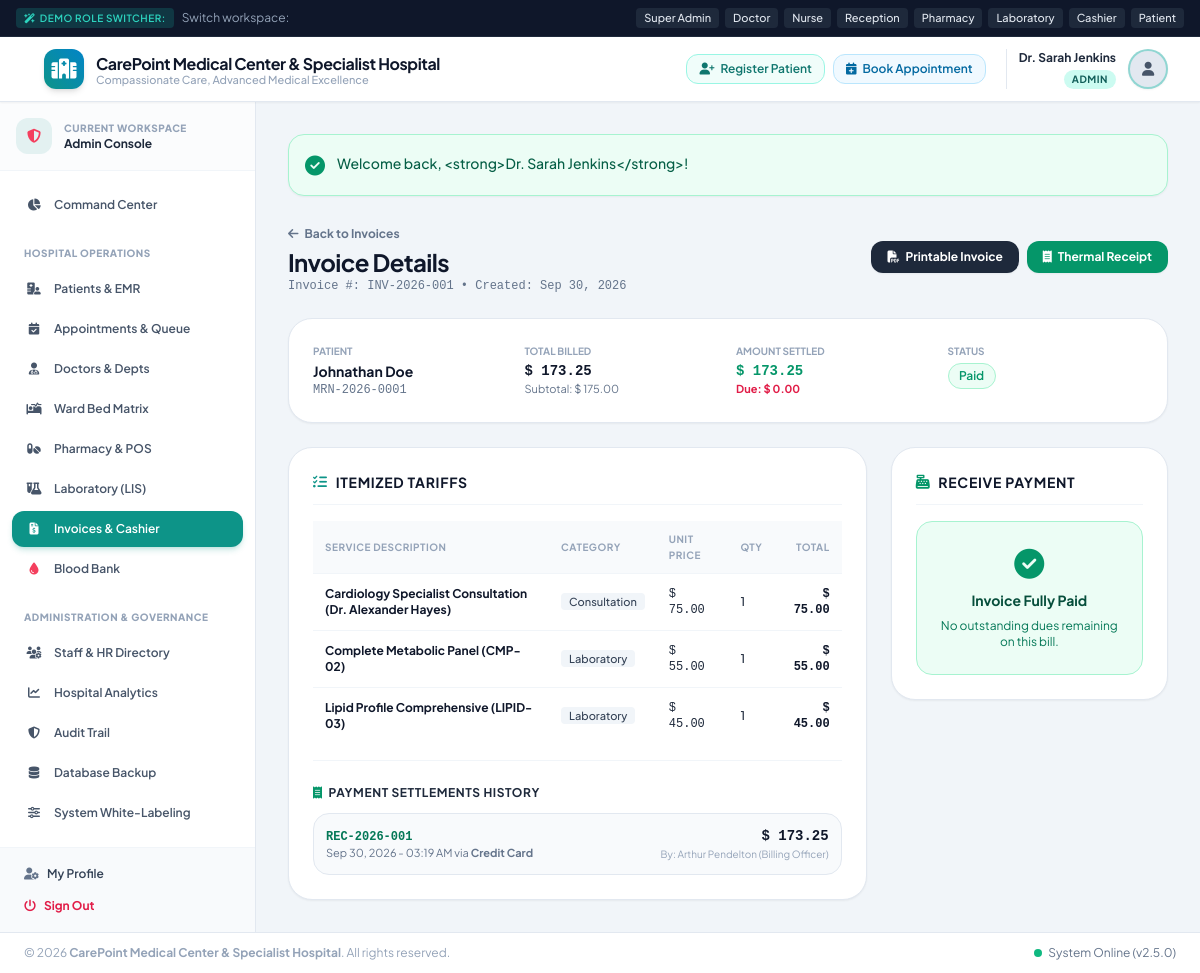
The app's page /modules/billing/view.php?id=1 (signed in) with its own data.
### tables this page shows
CREATE TABLE IF NOT EXISTS `invoices` (
  `id` INT AUTO_INCREMENT PRIMARY KEY,
  `invoice_number` VARCHAR(50) NOT NULL UNIQUE,
  `patient_id` INT NOT NULL,
  `reference_type` ENUM('OPD', 'IPD', 'Laboratory', 'Pharmacy', 'General') DEFAULT 'General',
  `reference_id` INT NULL,
  `subtotal` DECIMAL(10,2) NOT NULL DEFAULT 0.00,
  `discount` DECIMAL(10,2) NOT NULL DEFAULT 0.00,
  `tax` DECIMAL(10,2) NOT NULL DEFAULT 0.00,
  `total_amount` DECIMAL(10,2) NOT NULL DEFAULT 0.00,
  `paid_amount` DECIMAL(10,2) NOT NULL DEFAULT 0.00,
  `due_amount` DECIMAL(10,2) NOT NULL DEFAULT 0.00,
  `payment_status` ENUM('Unpaid', 'Partial', 'Paid') DEFAULT 'Unpaid',
  `due_date` DATE NULL,
  `notes` TEXT NULL,
  `created_by` INT NULL,
  `created_at` TIMESTAMP DEFAULT CURRENT_TIMESTAMP,
  `updated_at` TIMESTAMP DEFAULT CURRENT_TIMESTAMP ON UPDATE CURRENT_TIMESTAMP,
  FOREIGN KEY (`patient_id`) REFERENCES `patients`(`id`) ON DELETE CASCADE,
  FOREIGN KEY (`created_by`) REFERENCES `users`(`id`) ON DELETE SET NULL
);

CREATE TABLE IF NOT EXISTS `patients` (
  `id` INT AUTO_INCREMENT PRIMARY KEY,
  `user_id` INT NULL UNIQUE,
  `mrn` VARCHAR(50) NOT NULL UNIQUE,
  `full_name` VARCHAR(150) NOT NULL,
  `email` VARCHAR(120) NULL,
  `phone` VARCHAR(30) NOT NULL,
  `gender` ENUM('Male', 'Female', 'Other') NOT NULL,
  `date_of_birth` DATE NOT NULL,
  `blood_group` ENUM('A+', 'A-', 'B+', 'B-', 'O+', 'O-', 'AB+', 'AB-', 'Unknown') DEFAULT 'Unknown',
  `address` TEXT NULL,
  `emergency_contact_name` VARCHAR(150) NULL,
  `emergency_contact_phone` VARCHAR(30) NULL,
  `emergency_contact_relation` VARCHAR(60) NULL,
  `allergies` TEXT NULL,
  `chronic_diseases` TEXT NULL,
  `created_at` TIMESTAMP DEFAULT CURRENT_TIMESTAMP,
  `updated_at` TIMESTAMP DEFAULT CURRENT_TIMESTAMP ON UPDATE CURRENT_TIMESTAMP,
  FOREIGN KEY (`user_id`) REFERENCES `users`(`id`) ON DELETE SET NULL
);

CREATE TABLE IF NOT EXISTS `invoice_items` (
  `id` INT AUTO_INCREMENT PRIMARY KEY,
  `invoice_id` INT NOT NULL,
  `description` VARCHAR(255) NOT NULL,
  `category` ENUM('Consultation', 'Bed', 'Laboratory', 'Pharmacy', 'Procedure', 'Nursing', 'Other') DEFAULT 'Other',
  `unit_price` DECIMAL(10,2) NOT NULL,
  `quantity` INT NOT NULL DEFAULT 1,
  `total` DECIMAL(10,2) NOT NULL,
  FOREIGN KEY (`invoice_id`) REFERENCES `invoices`(`id`) ON DELETE CASCADE
);

CREATE TABLE IF NOT EXISTS `payments` (
  `id` INT AUTO_INCREMENT PRIMARY KEY,
  `receipt_number` VARCHAR(50) NOT NULL UNIQUE,
  `invoice_id` INT NOT NULL,
  `patient_id` INT NOT NULL,
  `amount` DECIMAL(10,2) NOT NULL,
  `payment_method` ENUM('Cash', 'Credit Card', 'Debit Card', 'Bank Transfer', 'Insurance', 'Mobile Money') DEFAULT 'Cash',
  `transaction_reference` VARCHAR(100) NULL,
  `notes` TEXT NULL,
  `received_by` INT NULL,
  `payment_date` TIMESTAMP DEFAULT CURRENT_TIMESTAMP,
  FOREIGN KEY (`invoice_id`) REFERENCES `invoices`(`id`) ON DELETE CASCADE,
  FOREIGN KEY (`patient_id`) REFERENCES `patients`(`id`) ON DELETE CASCADE,
  FOREIGN KEY (`received_by`) REFERENCES `users`(`id`) ON DELETE SET NULL
);

CREATE TABLE IF NOT EXISTS `users` (
  `id` INT AUTO_INCREMENT PRIMARY KEY,
  `username` VARCHAR(60) NOT NULL UNIQUE,
  `password_hash` VARCHAR(255) NOT NULL,
  `full_name` VARCHAR(150) NOT NULL,
  `email` VARCHAR(120) NOT NULL UNIQUE,
  `phone` VARCHAR(30) NULL,
  `role` ENUM('admin', 'doctor', 'nurse', 'receptionist', 'pharmacist', 'lab_tech', 'accountant', 'patient') NOT NULL DEFAULT 'patient',
  `avatar` VARCHAR(255) NULL,
  `status` ENUM('active', 'inactive', 'suspended') NOT NULL DEFAULT 'active',
  `created_at` TIMESTAMP DEFAULT CURRENT_TIMESTAMP,
  `updated_at` TIMESTAMP DEFAULT CURRENT_TIMESTAMP ON UPDATE CURRENT_TIMESTAMP
);

### config/helpers.php (called while the page is built, shortened)
<?php
function e(?string $string): string {
    return htmlspecialchars($string ?? '', ENT_QUOTES, 'UTF-8');
}
function getSetting(string $key, $default = null) {
    static $settingsCache = null;
    $pdo = Database::getConnection();
    if ($settingsCache === null) {
        $settingsCache = [];
        try {
            $stmt = $pdo->query("SELECT `key`, `value` FROM system_settings");
            while ($row = $stmt->fetch()) {
                $settingsCache[$row['key']] = $row['value'];
            }
        } catch (Exception $e) {
            return $default;
        }
    }
    return $settingsCache[$key] ?? $default;
}
function formatMoney($amount): string {
    $currency = getSetting('currency_symbol', DEFAULT_CURRENCY);
    $formatted = number_format((float)($amount ?? 0), 2);
    return $currency . ' ' . $formatted;
}
function formatDate(?string $dateString, string $format = 'M d, Y'): string {
    try {
        $dt = new DateTime($dateString);
        return $dt->format($format);
    } catch (Exception $e) {
        return $dateString;
    }
}
function formatDateTime(?string $dateTimeString, string $format = 'M d, Y - h:i A'): string {
    try {
        $dt = new DateTime($dateTimeString);
        return $dt->format($format);
    } catch (Exception $e) {
        return $dateTimeString;
    }
}

### modules/billing/view.php (the view, shortened to what this page needs)
<?php
require_once __DIR__ . '/../../includes/header.php';
$pdo = Database::getConnection();
$invId = (int)($_GET['id'] ?? 0);
$stmt = $pdo->prepare("SELECT inv.*, p.full_name as patient_name, p.mrn, p.gender, p.date_of_birth, p.phone, p.email, p.address,
                       u.full_name as created_by_name
                       FROM invoices inv
                       JOIN patients p ON inv.patient_id = p.id
                       LEFT JOIN users u ON inv.created_by = u.id
                       WHERE inv.id = ?");
$stmt->execute([$invId]);
$inv = $stmt->fetch();
$iStmt = $pdo->prepare("SELECT * FROM invoice_items WHERE invoice_id = ? ORDER BY id ASC");
$iStmt->execute([$invId]);
$items = $iStmt->fetchAll();
$pStmt = $pdo->prepare("SELECT pay.*, u.full_name as received_by_name FROM payments pay LEFT JOIN users u ON pay.received_by = u.id WHERE pay.invoice_id = ? ORDER BY pay.payment_date DESC");
$pStmt->execute([$invId]);
$payments = $pStmt->fetchAll();
?>
<div class="max-w-4xl mx-auto space-y-6">
    <div class="flex flex-col sm:flex-row sm:items-center sm:justify-between gap-4">
        <div>
            <a href="index.php" class="text-xs text-slate-500 hover:text-teal-600 font-bold inline-flex items-center mb-1">
                <i class="fa-solid fa-arrow-left mr-1.5"></i> Back to Invoices
            </a>
            <h1 class="text-2xl font-bold text-slate-900 tracking-tight">Invoice Details</h1>
            <p class="text-xs text-slate-500 font-mono">Invoice #: <?= e($inv['invoice_number']) ?> &bull; Created: <?= formatDate($inv['created_at']) ?></p>
        </div>
        <div class="flex items-center space-x-2">
            <a href="print_invoice.php?id=<?= $inv['id'] ?>" target="_blank" class="px-4 py-2 bg-slate-800 hover:bg-slate-900 text-white rounded-xl text-xs font-bold transition shadow-sm flex items-center">
                <i class="fa-solid fa-file-pdf mr-1.5"></i> Printable Invoice
            </a>
            <a href="print_receipt.php?id=<?= $inv['id'] ?>" target="_blank" class="px-4 py-2 bg-emerald-600 hover:bg-emerald-700 text-white rounded-xl text-xs font-bold transition shadow-sm flex items-center">
                <i class="fa-solid fa-receipt mr-1.5"></i> Thermal Receipt
            </a>
        </div>
    </div>
    <div class="bg-white rounded-3xl p-6 border border-slate-200 shadow-sm grid grid-cols-2 sm:grid-cols-4 gap-4 text-xs">
        <div>
            <span class="text-slate-400 uppercase font-bold text-[10px]">Patient</span>
            <h4 class="font-bold text-slate-900 text-sm mt-0.5"><?= e($inv['patient_name']) ?></h4>
            <span class="text-slate-500 font-mono"><?= e($inv['mrn']) ?></span>
        </div>
        <div>
            <span class="text-slate-400 uppercase font-bold text-[10px]">Total Billed</span>
            <span class="font-bold text-slate-900 text-sm font-mono block mt-0.5"><?= formatMoney($inv['total_amount']) ?></span>
            <span class="text-slate-500 text-[11px]">Subtotal: <?= formatMoney($inv['subtotal']) ?></span>
        </div>
        <div>
            <span class="text-slate-400 uppercase font-bold text-[10px]">Amount Settled</span>
            <span class="font-bold text-emerald-600 text-sm font-mono block mt-0.5"><?= formatMoney($inv['paid_amount']) ?></span>
            <span class="text-[11px] font-bold text-rose-600">Due: <?= formatMoney($inv['due_amount']) ?></span>
        </div>
        <div>
            <span class="text-slate-400 uppercase font-bold text-[10px]">Status</span>
            <div class="mt-1">
                <span class="badge <?= $inv['payment_status'] === 'Paid' ? 'badge-success' : ($inv['payment_status'] === 'Partial' ? 'badge-warning' : 'badge-danger') ?>">
                    <?= e($inv['payment_status']) ?>
                </span>
            </div>
        </div>
    </div>
    <div class="grid grid-cols-1 lg:grid-cols-3 gap-6">
        <div class="lg:col-span-2 bg-white rounded-3xl p-6 border border-slate-200 shadow-sm space-y-4">
            <h3 class="text-sm font-bold text-slate-900 uppercase tracking-wider flex items-center border-b border-slate-100 pb-3">
                <i class="fa-solid fa-list-check text-teal-600 mr-2"></i> Itemized Tariffs
            </h3>
            <table class="w-full text-left text-xs">
                <thead class="bg-slate-50 text-slate-400 font-bold uppercase text-[10px] tracking-wider border-b border-slate-100">
                    <tr>
                        <th class="py-2.5 px-3">Service Description</th>
                        <th class="py-2.5 px-3">Category</th>
                        <th class="py-2.5 px-3">Unit Price</th>
                        <th class="py-2.5 px-3">Qty</th>
                        <th class="py-2.5 px-3 text-right">Total</th>
                    </tr>
                </thead>
                <tbody class="divide-y divide-slate-100 font-medium">
                    <?php foreach ($items as $item): ?>
                        <tr>
                            <td class="py-3 px-3 font-bold text-slate-900"><?= e($item['description']) ?></td>
                            <td class="py-3 px-3">
                                <span class="px-2 py-0.5 rounded text-[11px] bg-slate-100 text-slate-700 font-medium"><?= e($item['category']) ?></span>
                            </td>
                            <td class="py-3 px-3 font-mono"><?= formatMoney($item['unit_price']) ?></td>
                            <td class="py-3 px-3"><?= $item['quantity'] ?></td>
                            <td class="py-3 px-3 text-right font-mono font-bold text-slate-900"><?= formatMoney($item['total']) ?></td>
                        </tr>
                    <?php endforeach; ?>
                </tbody>
            </table>
            <div class="pt-6 border-t border-slate-100 space-y-3">
                <h4 class="text-xs font-bold text-slate-800 uppercase tracking-wider flex items-center">
                    <i class="fa-solid fa-receipt text-emerald-600 mr-1.5"></i> Payment Settlements History
                </h4>
                <?php if (!empty($payments)): ?>
                    <div class="space-y-2">
                        <?php foreach ($payments as $pay): ?>
                            <div class="p-3 rounded-2xl bg-slate-50 border border-slate-200 flex items-center justify-between text-xs">
                                <div>
                                    <span class="font-mono font-bold text-emerald-700"><?= e($pay['receipt_number']) ?></span>
                                    <span class="text-slate-500 block text-[11px]"><?= formatDateTime($pay['payment_date']) ?> via <strong><?= e($pay['payment_method']) ?></strong></span>
                                </div>
                                <div class="text-right">
                                    <span class="font-black text-slate-900 font-mono text-sm"><?= formatMoney($pay['amount']) ?></span>
                                    <span class="text-[10px] text-slate-400 block">By: <?= e($pay['received_by_name'] ?? 'Cashier') ?></span>
                                </div>
                            </div>
                        <?php endforeach; ?>
                    </div>
                <?php else: ?>
                    <p class="text-xs text-slate-400 py-2">No payments received for this invoice yet.</p>
                <?php endif; ?>
            </div>
        </div>
        <div class="bg-white rounded-3xl p-6 border border-slate-200 shadow-sm space-y-4 h-fit">
            <h3 class="text-sm font-bold text-slate-900 uppercase tracking-wider flex items-center border-b border-slate-100 pb-3">
                <i class="fa-solid fa-cash-register text-emerald-600 mr-2"></i> Receive Payment
            </h3>
            <?php if ((float)$inv['due_amount'] > 0): ?>
                <form method="POST" action="" class="space-y-4">
                    <?= csrfField() ?>
                    <input type="hidden" name="record_payment" value="1">
                    <div>
                        <label class="block text-xs font-bold text-slate-700 uppercase tracking-wider mb-1.5">Payment Amount ($) *</label>
                        <input type="number" step="0.01" name="amount" value="<?= (float)$inv['due_amount'] ?>" max="<?= (float)$inv['due_amount'] ?>" required class="w-full px-3.5 py-2.5 bg-slate-50 border border-slate-200 rounded-xl text-sm font-mono font-bold text-emerald-700 focus:ring-2 focus:ring-emerald-500 focus:bg-white focus:outline-none">
                        <span class="text-[11px] text-slate-400 mt-1 block">Maximum Due: <?= formatMoney($inv['due_amount']) ?></span>
                    </div>
                    <div>
                        <label class="block text-xs font-bold text-slate-700 uppercase tracking-wider mb-1.5">Payment Mode *</label>
                        <select name="payment_method" class="w-full px-3.5 py-2.5 bg-slate-50 border border-slate-200 rounded-xl text-xs font-bold focus:ring-2 focus:ring-emerald-500 focus:bg-white focus:outline-none">
                            <option value="Cash">Cash Counter</option>
                            <option value="Credit Card">Credit Card</option>
                            <option value="Debit Card">Debit Card</option>
                            <option value="Bank Transfer">Bank Transfer</option>
                            <option value="Insurance">Insurance / TPA</option>
                            <option value="Mobile Money">Mobile Money</option>
                        </select>
                    </div>
                    <div>
                        <label class="block text-xs font-bold text-slate-700 uppercase tracking-wider mb-1.5">Transaction Ref (Optional)</label>
                        <input type="text" name="transaction_reference" placeholder="e.g. TXN-VISA-9948" class="w-full px-3.5 py-2.5 bg-slate-50 border border-slate-200 rounded-xl text-xs font-mono focus:ring-2 focus:ring-emerald-500 focus:bg-white focus:outline-none">
                    </div>
                    <div>
                        <label class="block text-xs font-bold text-slate-700 uppercase tracking-wider mb-1.5">Cashier Notes</label>
                        <input type="text" name="notes" placeholder="Settlement at counter..." class="w-full px-3.5 py-2.5 bg-slate-50 border border-slate-200 rounded-xl text-xs focus:ring-2 focus:ring-emerald-500 focus:bg-white focus:outline-none">
                    </div>
                    <button type="submit" class="w-full py-3.5 bg-emerald-600 hover:bg-emerald-700 text-white font-bold rounded-xl text-xs shadow-md transition transform hover:-translate-y-0.5">
                        <i class="fa-solid fa-circle-check mr-1.5"></i> Settle Payment Now
                    </button>
                </form>
            <?php else: ?>
                <div class="p-6 bg-emerald-50 border border-emerald-200 rounded-2xl text-center space-y-2">
                    <i class="fa-solid fa-circle-check text-3xl text-emerald-600"></i>
                    <h4 class="font-bold text-emerald-900 text-sm">Invoice Fully Paid</h4>
                    <p class="text-xs text-emerald-700">No outstanding dues remaining on this bill.</p>
                </div>
            <?php endif; ?>
        </div>
    </div>
</div>
<?php require_once __DIR__ . '/../../includes/footer.php'; ?>

### records on screen
invoices: invoice_number "INV-2026-001", created_at "Sep 30, 2026", patient.full_name "Johnathan Doe", patient.mrn "MRN-2026-0001", total_amount "$ 173.25", subtotal "$ 175.00", paid_amount "$ 173.25", due_amount "$ 0.00", payment_status "Paid"
invoice_items: description "Cardiology Specialist Consultation (Dr. Alexander Hayes)", category "Consultation", unit_price "$ 75.00", quantity "1", total "$ 75.00"
invoice_items: description "Complete Metabolic Panel (CMP-02)", category "Laboratory", unit_price "$ 55.00", quantity "1", total "$ 55.00"
invoice_items: description "Lipid Profile Comprehensive (LIPID-03)", category "Laboratory", unit_price "$ 45.00", quantity "1", total "$ 45.00"
payments: receipt_number "REC-2026-001", payment_date "Sep 30, 2026 - 03:19 AM", payment_method "Credit Card", amount "$ 173.25", received_by.full_name "Arthur Pendelton (Billing Officer)"

### other values on screen
$hospitalName "CarePoint Medical Center & Specialist Hospital"
$hospitalTagline "Compassionate Care, Advanced Medical Excellence"
$user['name'] "Dr. Sarah Jenkins"
$user['role'] "ADMIN"
$userRole "Admin"
$flash['message'] "Welcome back, <strong>Dr. Sarah Jenkins</strong>!"
getSetting('hospital_name', DEFAULT_HOSPITAL_NAME) "CarePoint Medical Center & Specialist Hospital"
APP_VERSION "2.5.0"
